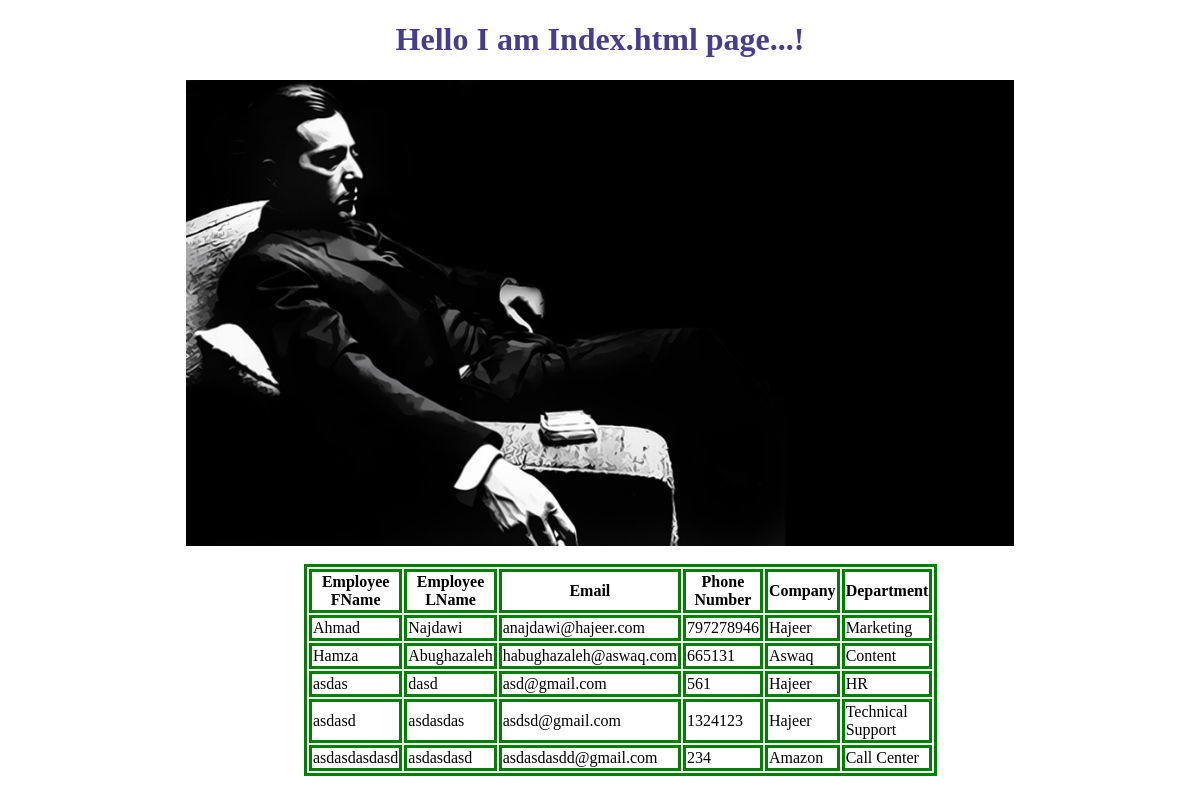
The page / on the database its author committed.
### ex_app/models.py (models this page shows, shortened)
class Employees(models.Model):
    Emp_FName = models.CharField(max_length=255)
    Emp_LName = models.CharField(max_length=255)
    Emp_Email = models.TextField(max_length=50)
    Emp_Phone = models.IntegerField(max_length=50)
    Comp_Name = models.ForeignKey(Company, on_delete=models.CASCADE,)
    Dept_Name = models.ForeignKey(Department, on_delete=models.CASCADE,)

class Company(models.Model):
    Comp_Name = models.CharField(max_length=255, unique=True)
    def __str__(self):
        return self.Comp_Name

class Department(models.Model):
    Comp_Name = models.ForeignKey(Company,on_delete=models.CASCADE,)
    Dept_Name = models.CharField(max_length=255, unique=True)
    def __str__(self):
        return self.Dept_Name

### ex_app/views.py (the view)
# urls.py: url(r'^$', views.index, name='index'),
def index(request):
    Employees_Rows = Employees.objects.order_by('Emp_FName')
    Employees_dic = {'Employees_Rows':Employees_Rows}
    return render(request, 'ex_app/index.html', context=Employees_dic)

### templates/ex_app/index.html (shortened to what this page needs)
<!DOCTYPE html>
{% load staticfiles %}
<html lang="en">
<head>
    <link rel="stylesheet" href="{% static 'css/my_style.css' %}">
</head>
<body>
<h1>Hello I am Index.html page...!</h1>
<img src="{% static 'images/alpachino.jpg' %}" alt="image" />
<br>
<div class="table_records">
    {% if Employees_Rows %}
    <table>
        <thead>
            <th>Employee FName</th>
            <th>Employee LName</th>
            <th>Email</th>
            <th>Phone Number</th>
            <th>Company</th>
            <th>Department</th>
        </thead>
        {% for row in Employees_Rows %}
            <tr>
                <td>{{row.Emp_FName}}</td>
                <td>{{row.Emp_LName}}</td>
                <td>{{row.Emp_Email}}</td>
                <td>{{row.Emp_Phone}}</td>
                <td>{{row.Comp_Name}}</td>
                <td>{{row.Dept_Name}}</td>
            </tr>
        {% endfor %}
    {% else %}
        <P>No Employees Founds...!</P>
    {% endif %}
    </table>
</body>
</html>

### static/css/my_style.css (style rules this page uses)
h1 { color: darkslateblue; text-align: center; }
img { width: 70%; display: block; margin-left: auto; margin-right: auto; }
.table_records { width: 50%; display: block; margin-left: auto; margin-right: auto; }
table, th, td { border: 3px green solid; }

### rows shown on the page
Employees: Emp_FName "Ahmad", Emp_LName "Najdawi", Emp_Email "anajdawi@hajeer.com", Emp_Phone "797278946", Comp_Name "Hajeer", Dept_Name "Marketing"
Employees: Emp_FName "Hamza", Emp_LName "Abughazaleh", Emp_Email "habughazaleh@aswaq.com", Emp_Phone "665131", Comp_Name "Aswaq", Dept_Name "Content"
Employees: Emp_FName "asdas", Emp_LName "dasd", Emp_Email "asd@gmail.com", Emp_Phone "561", Comp_Name "Hajeer", Dept_Name "HR"
Employees: Emp_FName "asdasd", Emp_LName "asdasdas", Emp_Email "asdsd@gmail.com", Emp_Phone "1324123", Comp_Name "Hajeer", Dept_Name "Technical Support"
Employees: Emp_FName "asdasdasdasd", Emp_LName "asdasdasd", Emp_Email "asdasdasdd@gmail.com", Emp_Phone "234", Comp_Name "Amazon", Dept_Name "Call Center"
